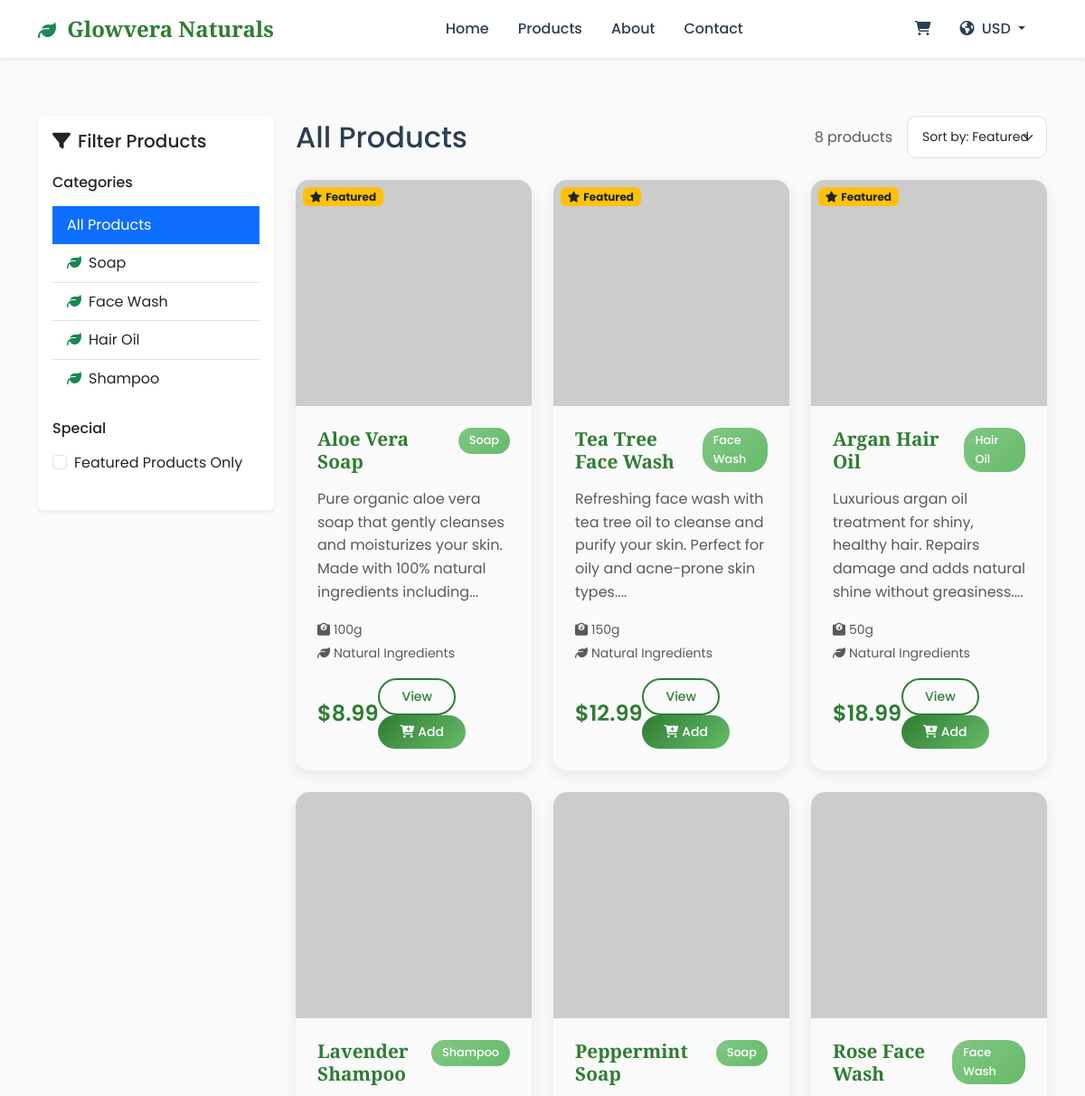
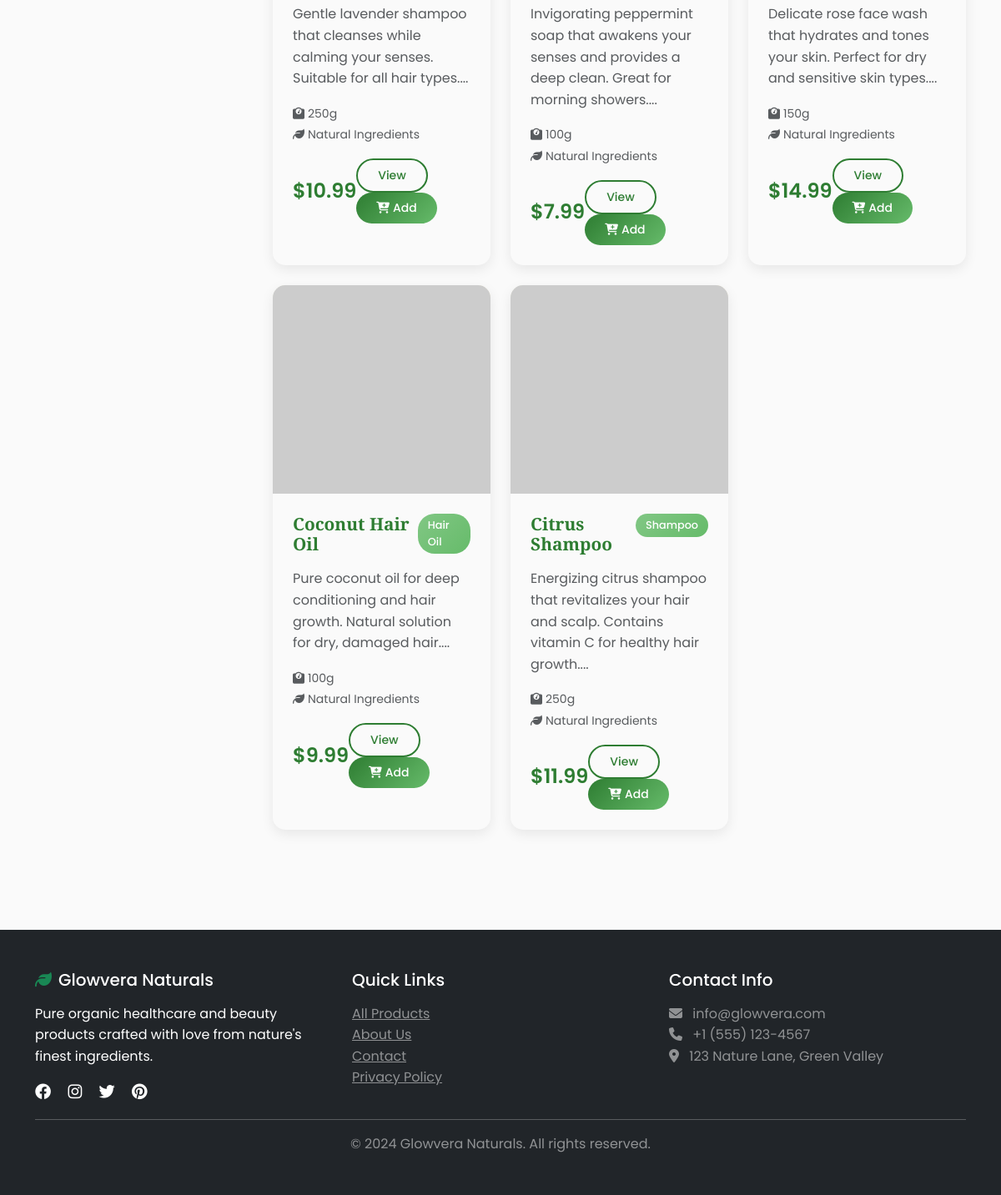
Page /products on the committed database (2 pictures, top to bottom).
### app.py (models this page shows)
class Product(db.Model):
    id = db.Column(db.Integer, primary_key=True)
    name = db.Column(db.String(100), nullable=False)
    description = db.Column(db.Text, nullable=False)
    price = db.Column(db.Float, nullable=False)
    image_url = db.Column(db.String(200))
    category = db.Column(db.String(50), nullable=False)
    stock_quantity = db.Column(db.Integer, default=0)
    ingredients = db.Column(db.Text)
    weight_grams = db.Column(db.Integer)
    is_featured = db.Column(db.Boolean, default=False)
    created_at = db.Column(db.DateTime, default=datetime.utcnow)

### app.py (the view)
@app.route('/products')
def products():
    category = request.args.get('category')
    if category:
        products = Product.query.filter_by(category=category).all()
    else:
        products = Product.query.all()
    categories = db.session.query(Product.category).distinct().all()
    categories = [cat[0] for cat in categories]
    return render_template('products.html', products=products, categories=categories, selected_category=category)

### app.py (called while the page is built)
@app.context_processor
def utility_processor():
    def format_price(price):
        if not price:
            price = 0
        currency_code = session.get('currency', 'USD')
        if currency_code not in CURRENCIES:
            currency_code = 'USD'
        rate = CURRENCIES[currency_code]['rate']
        symbol = CURRENCIES[currency_code]['symbol']
        converted_price = float(price) * rate
        if currency_code == 'PKR':
            return f"{symbol} {int(converted_price):,}"
        return f"{symbol}{converted_price:,.2f}"
    return dict(format_price=format_price, currencies=CURRENCIES, current_currency=session.get('currency', 'USD'))

### templates/products.html (shortened to what this page needs)
{% extends "base.html" %}
{% block content %}
<div class="container py-5">
    <div class="row">
        <div class="col-lg-3 mb-4">
            <div class="card border-0 shadow-sm">
                <div class="card-body">
                    <h5 class="card-title mb-4">
                        <i class="fas fa-filter me-2"></i>Filter Products
                    </h5>
                    <div class="mb-4">
                        <h6 class="mb-3">Categories</h6>
                        <div class="list-group list-group-flush">
                            <a href="{{ url_for('products') }}"
                               class="list-group-item list-group-item-action {% if not selected_category %}active{% endif %}">
                                All Products
                            </a>
                            {% for category in categories %}
                            <a href="{{ url_for('products', category=category) }}"
                               class="list-group-item list-group-item-action {% if selected_category == category %}active{% endif %}">
                                <i class="fas fa-leaf me-2 text-success"></i>{{ category }}
                            </a>
                            {% endfor %}
                        </div>
                    </div>
                    <div class="mb-4">
                        <h6 class="mb-3">Special</h6>
                        <div class="form-check">
                            <input class="form-check-input" type="checkbox" id="featured">
                            <label class="form-check-label" for="featured">
                                Featured Products Only
                            </label>
                        </div>
                    </div>
                </div>
            </div>
        </div>
        <div class="col-lg-9">
            <div class="d-flex justify-content-between align-items-center mb-4">
                <h2 class="mb-0">
                    {% if selected_category %}
                        {{ selected_category }}
                    {% else %}
                        All Products
                    {% endif %}
                </h2>
                <div class="d-flex align-items-center gap-3">
                    <span class="text-muted">{{ products|length }} products</span>
                    <select class="form-select form-select-sm" style="width: auto;">
                        <option>Sort by: Featured</option>
                    </select>
                </div>
            </div>
            {% if products %}
            <div class="row">
                {% for product in products %}
                <div class="col-lg-4 col-md-6 mb-4">
                    <div class="product-card h-100">
                        <div class="position-relative">
                            <img src="{{ product.image_url }}"
                                 alt="{{ product.name }}"
                                 class="product-image w-100"
                                 onerror="this.src='https://via.placeholder.com/300x300/E8F5E8/2E7D32?text=Image+Not+Available'">
                            {% if product.is_featured %}
                            <span class="position-absolute top-0 start-0 m-2 badge bg-warning text-dark">
                                <i class="fas fa-star me-1"></i>Featured
                            </span>
                            {% endif %}
                        </div>
                        <div class="card-body p-4">
                            <div class="d-flex justify-content-between align-items-start mb-2">
                                <h5 class="product-title">{{ product.name }}</h5>
                                <span class="category-badge">{{ product.category }}</span>
                            </div>
                            <p class="text-muted mb-3">{{ product.description[:120] }}...</p>
                            <div class="mb-3">
                                <small class="text-muted">
                                    <i class="fas fa-weight me-1"></i>{{ product.weight_grams }}g
                                    {% if product.ingredients %}
                                    <br><i class="fas fa-leaf me-1"></i>Natural Ingredients
                                    {% endif %}
                                </small>
                            </div>
                            <div class="d-flex justify-content-between align-items-center">
                                <div>
                                    <span class="product-price">{{ format_price(product.price) }}</span>
                                </div>
                                <div>
                                    <a href="{{ url_for('product_detail', product_id=product.id) }}"
                                       class="btn btn-outline-primary btn-sm me-2">View</a>
                                    <a href="{{ url_for('add_to_cart', product_id=product.id) }}"
                                       class="btn btn-primary btn-sm">
                                        <i class="fas fa-cart-plus me-1"></i>Add
                                    </a>
                                </div>
                            </div>
                        </div>
                    </div>
                </div>
                {% endfor %}
            </div>
            {% endif %}
        </div>
    </div>
</div>
{% endblock %}

### static/css/style.css (style rules this page uses)
:root { --primary-green: #2E7D32; --light-green: #66BB6A; --accent-green: #81C784; --pale-green: #E8F5E8; --warm-yellow: #FFD54F; --coral: #FF8A65; --sky-blue: #81D4FA; --earth-brown: #8D6E63; --cream: #FFF8E1; --text-dark: #2C3E50; --text-light: #5D6D7E; }
body { font-family: 'Poppins', sans-serif; color: var(--text-dark); line-height: 1.6; background-color: #FAFAFA; }
.btn-primary { background: linear-gradient(135deg, var(--primary-green), var(--light-green)); border: none; border-radius: 25px; padding: 0.5rem 1.5rem; font-weight: 500; transition: all 0.3s ease; }
.btn-outline-primary { border: 2px solid var(--primary-green); color: var(--primary-green); border-radius: 25px; padding: 0.5rem 1.5rem; font-weight: 500; transition: all 0.3s ease; }
.product-card { border: none; border-radius: 15px; overflow: hidden; transition: all 0.3s ease; box-shadow: 0 5px 15px rgba(0,0,0,0.08); height: 100%; }
.product-image { height: 250px; object-fit: cover; background: linear-gradient(45deg, var(--pale-green), var(--cream)); }
.product-title { font-family: 'Playfair Display', serif; font-size: 1.3rem; font-weight: 600; color: var(--primary-green); margin-bottom: 0.5rem; }
.product-price { font-size: 1.5rem; font-weight: 600; color: var(--primary-green); }
.category-badge { background: linear-gradient(135deg, var(--accent-green), var(--light-green)); color: white; padding: 0.25rem 0.75rem; border-radius: 20px; font-size: 0.8rem; font-weight: 500; }
.form-control, .form-select { border-radius: 10px; border: 1px solid #E0E0E0; padding: 0.75rem 1rem; transition: all 0.3s ease; }

### rows in the picture
Product: is_featured True (drawn), name "Aloe Vera Soap", category "Soap", description "Pure organic aloe vera soap that gently cleanses and moisturizes your skin. Made with 100% natural ingredients including", weight_grams "100", shows "Natural Ingredients", price "$8.99"
Product: is_featured True (drawn), name "Tea Tree Face Wash", category "Face Wash", description "Refreshing face wash with tea tree oil to cleanse and purify your skin. Perfect for oily and acne-prone skin types.", weight_grams "150", shows "Natural Ingredients", price "$12.99"
Product: is_featured True (drawn), name "Argan Hair Oil", category "Hair Oil", description "Luxurious argan oil treatment for shiny, healthy hair. Repairs damage and adds natural shine without greasiness.", weight_grams "50", shows "Natural Ingredients", price "$18.99"
Product: name "Lavender Shampoo", category "Shampoo", description "Gentle lavender shampoo that cleanses while calming your senses. Suitable for all hair types.", weight_grams "250", shows "Natural Ingredients", price "$10.99"
Product: name "Peppermint Soap", category "Soap", description "Invigorating peppermint soap that awakens your senses and provides a deep clean. Great for morning showers.", weight_grams "100", shows "Natural Ingredients", price "$7.99"
Product: name "Rose Face Wash", category "Face Wash", description "Delicate rose face wash that hydrates and tones your skin. Perfect for dry and sensitive skin types.", weight_grams "150", shows "Natural Ingredients", price "$14.99"
Product: name "Coconut Hair Oil", category "Hair Oil", description "Pure coconut oil for deep conditioning and hair growth. Natural solution for dry, damaged hair.", weight_grams "100", shows "Natural Ingredients", price "$9.99"
Product: name "Citrus Shampoo", category "Shampoo", description "Energizing citrus shampoo that revitalizes your hair and scalp. Contains vitamin C for healthy hair growth.", weight_grams "250", shows "Natural Ingredients", price "$11.99"

### other values in the picture
{{ current_currency }} "USD"
{{ category }} "Soap" "Face Wash" "Hair Oil" "Shampoo"
{{ products|length }} "8"
